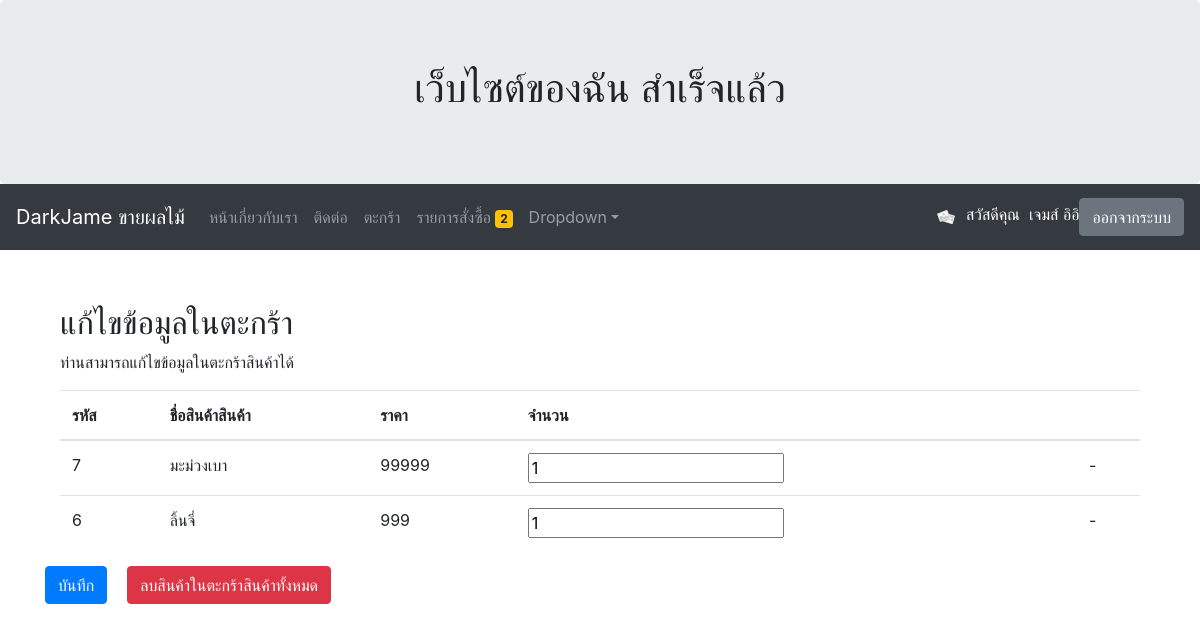
Page /mycart/edit/ (signed in) on the committed database.
### myapp/models.py (models this page shows, shortened)
class Profile(models.Model):
	user = models.OneToOneField(User, on_delete=models.CASCADE)
	photo = models.ImageField(upload_to="photoprofile", null=True, blank=True, default='default.png')
	usertype = models.CharField(max_length=100, default="member")
	cartquan = models.IntegerField(default=0)

class Cart(models.Model):
	user = models.ForeignKey(User, on_delete=models.CASCADE)
	productid = models.CharField(max_length=100)
	producname = models.CharField(max_length=100)
	price = models.IntegerField()
	quantity = models.IntegerField()
	total = models.IntegerField()
	stamp = models.DateTimeField(auto_now_add=True, blank=True, null=True)

### myapp/views.py (the view, shortened to what this page needs)
# urls.py: path('mycart/edit/', MyCartEdit, name='mycartedit-page')
def MyCartEdit(request):
	username = request.user.username
	user = User.objects.get(username=username)
	context = {}
	mycart = Cart.objects.filter(user=user)
	context['mycart'] = mycart
	return render(request, 'myapp/mycartedit.html', context)

### templates/myapp/mycartedit.html (shortened to what this page needs)
{% extends 'myapp/base.html' %} {% block content %}
    <br/>
    <div class="container">
        <h2>แก้ไขข้อมูลในตะกร้า</h2>
        <p>ท่านสามารถแก้ไขข้อมูลในตะกร้าสินค้าได้</p>
        <form method="POST" id="formsave">
            <table class="table">
                <thead>
                <tr>
                    <th>รหัส</th>
                    <th>ชื่อสินค้าสินค้า</th>
                    <th>ราคา</th>
                    <th>จำนวน</th>
                    <th></th>
                </tr>
                </thead>
                <tbody>
                {% for pd in mycart %}
                    <tr>
                        <td>{{ pd.productid }}</td>
                        <td>{{ pd.producname }}</td>
                        <td>{{ pd.price }}</td>
                        <td><input type="text" name="pd_{{ pd.productid }}" value="{{ pd.quantity }}"></td>
                        <td>-</td>
                    </tr>
                {% endfor %}
                </tbody>
            </table>
        </form>
        <div class="row">
            <button form="formsave" class="btn btn-primary">
                บันทึก
            </button>
            <div style="padding: 10px"></div>
            <form id="formclear" method="POST" onsubmit="return confirm('ยืนยันการลบใช่หรือไม่');">
                <button type="submit" form="formclear" class="btn btn-danger">
                    ลบสินค้าในตะกร้าสินค้าทั้งหมด
                </button>
            </form>
        </div>
    </div>
{% endblock content %}

### templates/myapp/base.html (shortened to what this page needs)
<!DOCTYPE html>
<html lang="en">
  <head>
    <link
      rel="stylesheet"
      href="https://maxcdn.bootstrapcdn.com/bootstrap/4.5.2/css/bootstrap.min.css"
    />
  </head>
  <body>
    <div class="jumbotron text-center" style="margin-bottom: 0px">
      <h1>เว็บไซต์ของฉัน สำเร็จแล้ว</h1>
    </div>
    <nav class="navbar navbar-expand-sm bg-dark navbar-dark">
      <a class="navbar-brand" href="{% url 'home-page' %}"
        >DarkJame ขายผลไม้
      </a>
      <div class="collapse navbar-collapse" id="collapsibleNavbar">
        <ul class="navbar-nav mr-auto">
          <li class="nav-item">
            <a class="nav-link" href="{% url 'about-page' %}"
              >หน้าเกี่ยวกับเรา
            </a>
          </li>
          <li class="nav-item">
            <a class="nav-link" href="{% url 'contact-page' %}"> ติดต่อ</a>
          </li>
          <li class="nav-item">
            <a class="nav-link" href="{% url 'allproduct-page' %}">
              ตะกร้า</a
            >
          </li>
          {% if user.is_authenticated and user.profile.usertype == 'member' %}
          <li class="nav-item">
            <a class="nav-link" href="{% url 'mycart-page' %}">
              รายการสั่งซื้อ
              <span class="badge badge-warning">{{user.profile.cartquan}}</span>
            </a>
          </li>
          {% endif %}
          <li class="nav-item dropdown">
            <a
              class="nav-link dropdown-toggle"
              href="http://example.com"
              id="dropdown01"
              data-toggle="dropdown"
              aria-haspopup="true"
              aria-expanded="false"
              >Dropdown</a
            >
          </li>
        </ul>
        {% if user.is_authenticated %}
        <img
          src="{{ user.profile.photo.url }}"
          alt=""
          width="40"
          height="40"
          class="rounded-circle"
        />
        <p style="color: white; margin-top: 10px">
          สวัสดีคุณ&nbsp&nbsp{{ user.first_name }} {{ user.last_name }}
        </p>
        <a class="btn btn-secondary" href="{% url 'logout' %}">ออกจากระบบ</a>
        {% else %}
        <a class="btn btn-primary" href="{% url 'register-page' %}"
          >สมัครสมาชิก</a
        >&nbsp&nbsp&nbsp
        <a class="btn btn-primary" href="{% url 'login' %}">เข้าสู่ระบบ</a>
        {% endif %}
      </div>
    </nav>
    <div class="container" style="margin-top: 30px">
      {% block content %} {% endblock content %}
    </div>
  </body>
</html>

### rows in the picture
Cart: productid "7", producname "มะม่วงเบา", price "99999", quantity "1"
Cart: productid "6", producname "ลิ้นจี่", price "999", quantity "1"

### other values in the picture
{{ user.profile.cartquan }} "2"
{{ user.first_name }} "เจมส์"
{{ user.last_name }} "อิอิ"
